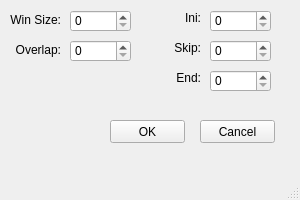
<?xml version="1.0" encoding="UTF-8"?>
<ui version="4.0">
 <class>MainWindow</class>
 <widget class="QMainWindow" name="MainWindow">
  <property name="geometry">
   <rect>
    <x>0</x>
    <y>0</y>
    <width>300</width>
    <height>200</height>
   </rect>
  </property>
  <property name="windowTitle">
   <string>MainWindow</string>
  </property>
  <widget class="QWidget" name="centralwidget">
   <widget class="QPushButton" name="pushButton">
    <property name="geometry">
     <rect>
      <x>110</x>
      <y>120</y>
      <width>75</width>
      <height>23</height>
     </rect>
    </property>
    <property name="text">
     <string>OK</string>
    </property>
   </widget>
   <widget class="QPushButton" name="pushButton_2">
    <property name="geometry">
     <rect>
      <x>200</x>
      <y>120</y>
      <width>75</width>
      <height>23</height>
     </rect>
    </property>
    <property name="text">
     <string>Cancel</string>
    </property>
   </widget>
   <widget class="QSpinBox" name="winSize">
    <property name="geometry">
     <rect>
      <x>70</x>
      <y>10</y>
      <width>61</width>
      <height>22</height>
     </rect>
    </property>
   </widget>
   <widget class="QSpinBox" name="Overlap">
    <property name="geometry">
     <rect>
      <x>70</x>
      <y>40</y>
      <width>61</width>
      <height>22</height>
     </rect>
    </property>
   </widget>
   <widget class="QSpinBox" name="inif">
    <property name="geometry">
     <rect>
      <x>210</x>
      <y>10</y>
      <width>61</width>
      <height>22</height>
     </rect>
    </property>
   </widget>
   <widget class="QSpinBox" name="skip">
    <property name="geometry">
     <rect>
      <x>210</x>
      <y>40</y>
      <width>61</width>
      <height>22</height>
     </rect>
    </property>
   </widget>
   <widget class="QSpinBox" name="finalf">
    <property name="geometry">
     <rect>
      <x>210</x>
      <y>70</y>
      <width>61</width>
      <height>22</height>
     </rect>
    </property>
   </widget>
   <widget class="QLabel" name="winlabel">
    <property name="geometry">
     <rect>
      <x>0</x>
      <y>12</y>
      <width>61</width>
      <height>16</height>
     </rect>
    </property>
    <property name="text">
     <string>&lt;html&gt;&lt;head/&gt;&lt;body&gt;&lt;p align=&quot;right&quot;&gt;Win Size:&lt;/p&gt;&lt;/body&gt;&lt;/html&gt;</string>
    </property>
   </widget>
   <widget class="QLabel" name="label_2">
    <property name="geometry">
     <rect>
      <x>0</x>
      <y>42</y>
      <width>61</width>
      <height>16</height>
     </rect>
    </property>
    <property name="text">
     <string>&lt;html&gt;&lt;head/&gt;&lt;body&gt;&lt;p align=&quot;right&quot;&gt;Overlap:&lt;/p&gt;&lt;/body&gt;&lt;/html&gt;</string>
    </property>
   </widget>
   <widget class="QLabel" name="winlabel_2">
    <property name="geometry">
     <rect>
      <x>140</x>
      <y>10</y>
      <width>61</width>
      <height>16</height>
     </rect>
    </property>
    <property name="text">
     <string>&lt;html&gt;&lt;head/&gt;&lt;body&gt;&lt;p align=&quot;right&quot;&gt;Ini:&lt;/p&gt;&lt;/body&gt;&lt;/html&gt;</string>
    </property>
   </widget>
   <widget class="QLabel" name="winlabel_3">
    <property name="geometry">
     <rect>
      <x>140</x>
      <y>40</y>
      <width>61</width>
      <height>16</height>
     </rect>
    </property>
    <property name="text">
     <string>&lt;html&gt;&lt;head/&gt;&lt;body&gt;&lt;p align=&quot;right&quot;&gt;Skip:&lt;/p&gt;&lt;/body&gt;&lt;/html&gt;</string>
    </property>
   </widget>
   <widget class="QLabel" name="winlabel_4">
    <property name="geometry">
     <rect>
      <x>140</x>
      <y>70</y>
      <width>61</width>
      <height>16</height>
     </rect>
    </property>
    <property name="text">
     <string>&lt;html&gt;&lt;head/&gt;&lt;body&gt;&lt;p align=&quot;right&quot;&gt;End:&lt;/p&gt;&lt;/body&gt;&lt;/html&gt;</string>
    </property>
   </widget>
  </widget>
  <widget class="QMenuBar" name="menubar">
   <property name="geometry">
    <rect>
     <x>0</x>
     <y>0</y>
     <width>300</width>
     <height>22</height>
    </rect>
   </property>
  </widget>
  <widget class="QStatusBar" name="statusbar"/>
 </widget>
 <resources/>
 <connections/>
</ui>
